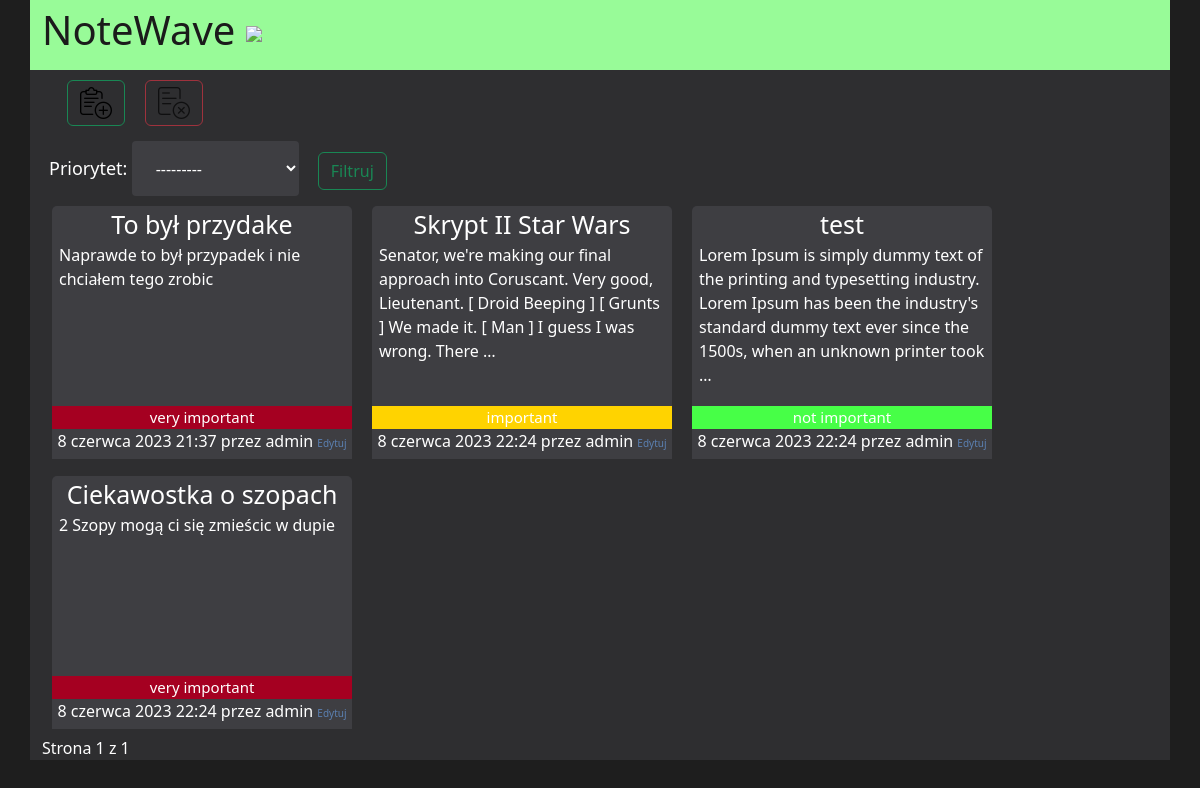
Before: / with the older database file.
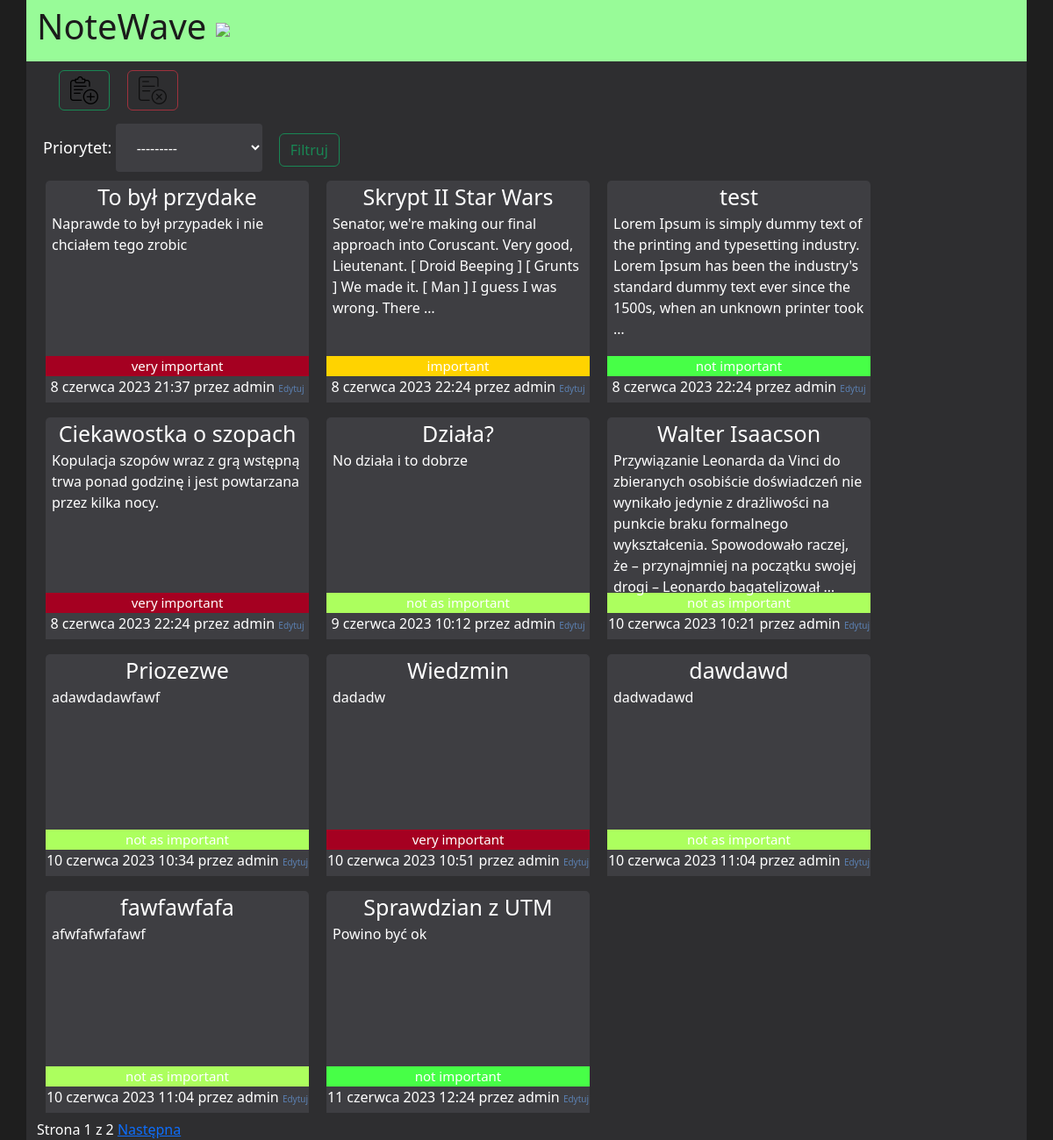
After: the same page with the newer database file.
### project/models.py (models this page shows, shortened)
class Post(models.Model):
    STATUS_CHOICES = (
        ('very important', 'Bardzo Ważne'),
        ('important','Ważne'),
        ('not as important', 'Nie tak ważne'),
        ('not important', 'Nieważne'),
    )
    tytul = models.CharField(max_length=100)
    tresc = models.TextField()
    data_utworzenia = models.DateTimeField(default=timezone.now())
    autor = models.ForeignKey(User, on_delete=models.CASCADE)
    priorytet = models.CharField(max_length=20,choices=STATUS_CHOICES,default='draft')

### project/views.py (the view)
# urls.py: path('', views.post_list.as_view(), name='post_list'),
class post_list(ListView):
    model = Post
    filter_class = PostFilter
    paginate_by = 8
    template_name = 'project/post/list.html'
    def get_queryset(self):
        queryset = super().get_queryset()
        self.filter = self.filter_class(self.request.GET, queryset=queryset)
        return self.filter.qs
    def get_context_data(self, **kwargs):
        context = super().get_context_data(**kwargs)
        context['filter'] = self.filter
        return context

### project/templates/project/post/list.html (shortened to what this page needs)
{% extends "project/base.html" %}

### project/templates/project/base.html (shortened to what this page needs)
{% load static %}
<!doctype html>
<html lang="en">
  <head>
    <link href="https://cdn.jsdelivr.net/npm/bootstrap@5.3.0-alpha3/dist/css/bootstrap.min.css" rel="stylesheet">
    <link href="{% static 'css/style.css' %}" rel="stylesheet">
</head>
  <body>
     <header class="container-xl">
         <div class="name"><a href="..">NoteWave <img src="{% static 'photos/notes.png' %}"></a> </div>
        </header>
        <main class="container-xl">
          <div class="panel">
             <div class="buttons">
                 <div class="add">
                      <button type="button" class="btn btn-outline-success"><a href="/add_post"><img src="{% static 'photos/add.png' %}" alt="add"></a></button>
                 </div>
                 <div class="remove">
                      <button type="button" class="btn btn-outline-danger" disabled><a href=""><img src="{% static 'photos/remove.png' %}" alt="remove"></a></button>
                 </div>
             </div>
          </div>
             <div class="form">
                <form method="get" class="nie">
                    {{ filter.form}}
                     <button class="btn btn-outline-success">Filtruj</button>
                </form>
              </div>
          <div class="notes">
             {% for post in filter.qs %}
            <div class="post">
                <div class="title">
                    <a href="/detail/{{ post.pk }}">{{ post.tytul }}</a>
                </div>
                <div class="content">
                    {{ post.tresc|truncatewords:30|linebreaks }}
                </div>
                  <div class="status" id="colo_{{ post.pk }}">
                      {{ post.priorytet }}
                  </div>
                  <div class="date">
                    {{ post.data_utworzenia }} przez {{ post.autor }}
                    <a href="/detail/edit/{{ post.pk }}">Edytuj</a>
                  </div>
                </div>
            {% endfor %}
          </div>
        {% include "project/pagination.html" with page=page_obj %}
        </main >
  </body>
</html>

Changed rows visible on the page:
changed Post "Ciekawostka o szopach": tresc "2 Szopy mogą ci się zmieścic w dupie" → "Kopulacja szopów wraz z grą wstępną trwa ponad godzinę i jest powtarzana przez kilka nocy."
added Post: tytul "Działa?", tresc "No działa i to dobrze", priorytet "not as important", data_utworzenia "9 czerwca 2023 10:12", autor "admin"
added Post: tytul "Walter Isaacson", tresc "Przywiązanie Leonarda da Vinci do zbieranych osobiście doświadczeń nie wynikało jedynie z drażliwości na punkcie braku formalnego wykształcenia. Spowodowało raczej, że – przynajmniej na początku swojej drogi – Leonardo bagatelizował …", priorytet "not as important", data_utworzenia "10 czerwca 2023 10:21", autor "admin"
added Post: tytul "Priozezwe", tresc "adawdadawfawf", priorytet "not as important", data_utworzenia "10 czerwca 2023 10:34", autor "admin"
added Post: tytul "Wiedzmin", tresc "dadadw", priorytet "very important", data_utworzenia "10 czerwca 2023 10:51", autor "admin"
added Post: tytul "dawdawd", tresc "dadwadawd", priorytet "not as important", data_utworzenia "10 czerwca 2023 11:04", autor "admin"
added Post: tytul "fawfawfafa", tresc "afwfafwfafawf", priorytet "not as important", data_utworzenia "10 czerwca 2023 11:04", autor "admin"
added Post: tytul "Sprawdzian z UTM", tresc "Powino być ok", priorytet "not important", data_utworzenia "11 czerwca 2023 12:24", autor "admin"
Other visible differences:
{{ page.paginator.num_pages }}: "1" → "2"
text now shown: "Następna"
